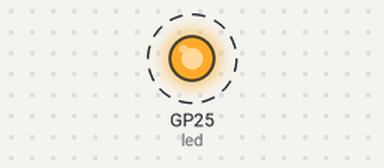
Simulated run of this program. Board: Raspberry Pi Pico running MicroPython. On the bench: output pins drawn as LEDs (lit = HIGH). Dashed ring = blinking.

Above: at 0.5 s.
Timing chart, 0 to 4.6 s (numbered marks = the images above):
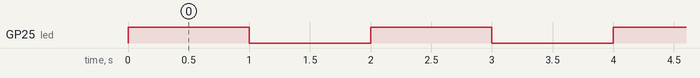

The program:

blink.py
```python
import machine
import time

led = machine.Pin('LED', machine.Pin.OUT) #configure LED Pin as an output pin and create and led object for Pin class

while True:
  led.value(True)  #turn on the LED
  time.sleep(1)   #wait for one second
  led.value(False)  #turn off the LED
  time.sleep(1)   #wait for one second
```

Measured:
- by itself, GP25 (led): alternates HIGH for 1.0 s and LOW for 1.0 s
